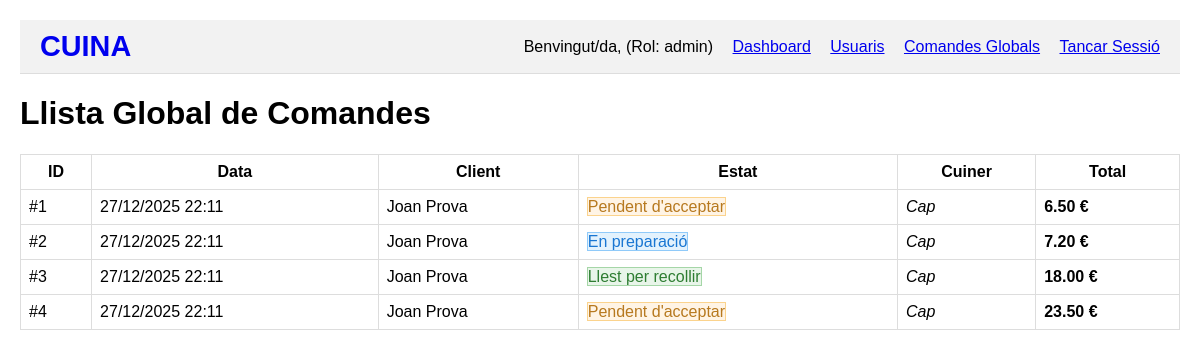
The page /public/comandes_globals.php (signed in) on the database its author committed.
### tables this page shows
CREATE TABLE `comandes` (
  `id` INT AUTO_INCREMENT PRIMARY KEY,
  `usuari_id` INT NOT NULL,
  `cuiner_id` INT DEFAULT NULL,
  `estat` ENUM('pendent', 'en_preparacio', 'llest', 'entregat') DEFAULT 'pendent',
  `total` DECIMAL(10,2) DEFAULT 0.00,
  `notes` TEXT,
  `created_at` TIMESTAMP DEFAULT CURRENT_TIMESTAMP,
  `updated_at` TIMESTAMP DEFAULT CURRENT_TIMESTAMP ON UPDATE CURRENT_TIMESTAMP,
  FOREIGN KEY (`usuari_id`) REFERENCES `usuaris`(`id`),
  FOREIGN KEY (`cuiner_id`) REFERENCES `usuaris`(`id`)
);

CREATE TABLE `usuaris` (
  `id` INT AUTO_INCREMENT PRIMARY KEY,
  `nom` VARCHAR(120) NOT NULL,
  `email` VARCHAR(255) NOT NULL UNIQUE,
  `password_hash` VARCHAR(255) NOT NULL,
  `role_id` INT NOT NULL,
  `created_at` TIMESTAMP DEFAULT CURRENT_TIMESTAMP,
  FOREIGN KEY (`role_id`) REFERENCES `roles`(`id`)
);

### public/comandes_globals.php (the view, shortened to what this page needs)
<?php
require_once __DIR__ . '/../src/database.php';
$estats_bonics = [
    'pendent' => 'Pendent d\'acceptar',
    'en_preparacio' => 'En preparació',
    'llest' => 'Llest per recollir',
    'entregat' => 'Entregat'
];
$sql = "SELECT c.*, u.nom as client_nom, cu.nom as cuiner_nom
        FROM comandes c JOIN usuaris u ON c.usuari_id = u.id
        LEFT JOIN usuaris cu ON c.cuiner_id = cu.id ORDER BY c.created_at DESC";
$comandes = $dbConnection->query($sql)->fetch_all(MYSQLI_ASSOC);
?>
<!DOCTYPE html>
<html lang="ca">
<head>
    <link rel="stylesheet" href="css/styles.css">
</head>
<body>
    <?php require_once __DIR__ . '/../views/partials/header.php'; ?>
    <div class="container">
        <h1>Llista Global de Comandes</h1>
        <table>
            <thead>
                <tr>
                    <th>ID</th><th>Data</th><th>Client</th><th>Estat</th><th>Cuiner</th><th>Total</th>
                </tr>
            </thead>
            <tbody>
                <?php foreach ($comandes as $c): ?>
                    <tr>
                        <td>#<?= $c['id'] ?></td>
                        <td><?= date('d/m/Y H:i', strtotime($c['created_at'])) ?></td>
                        <td><?= htmlspecialchars($c['client_nom']) ?></td>
                        <td><span class="status-pill status-<?= $c['estat'] ?>"><?= $estats_bonics[$c['estat']] ?></span></td>
                        <td><?= $c['cuiner_nom'] ?? '<em>Cap</em>' ?></td>
                        <td><strong><?= number_format($c['total'], 2) ?> €</strong></td>
                    </tr>
                <?php endforeach; ?>
            </tbody>
        </table>
    </div>
</body>
</html>

### public/css/styles.css (style rules this page uses)
body { font-family: sans-serif; margin: 20px; }
.status-pendent { background-color: #fff4e5; color: #b7791f; border: 1px solid #fbd38d; }
.status-en_preparacio { background-color: #e3f2fd; color: #1976d2; border: 1px solid #90caf9; }
.status-llest { background-color: #e8f5e9; color: #2e7d32; border: 1px solid #a5d6a7; }
table { width: 100%; border-collapse: collapse; }
th, td { border: 1px solid #ddd; padding: 8px; }

### rows shown on the page
comandes: id "1", created_at "27/12/2025 22:11", usuari.nom "Joan Prova", estat "Pendent d'acceptar", cuiner_nom "Cap", total "6.50"
comandes: id "2", created_at "27/12/2025 22:11", usuari.nom "Joan Prova", estat "En preparació", cuiner_nom "Cap", total "7.20"
comandes: id "3", created_at "27/12/2025 22:11", usuari.nom "Joan Prova", estat "Llest per recollir", cuiner_nom "Cap", total "18.00"
comandes: id "4", created_at "27/12/2025 22:11", usuari.nom "Joan Prova", estat "Pendent d'acceptar", cuiner_nom "Cap", total "23.50"

### other values the page prints
$_SESSION['rol'] "admin"
